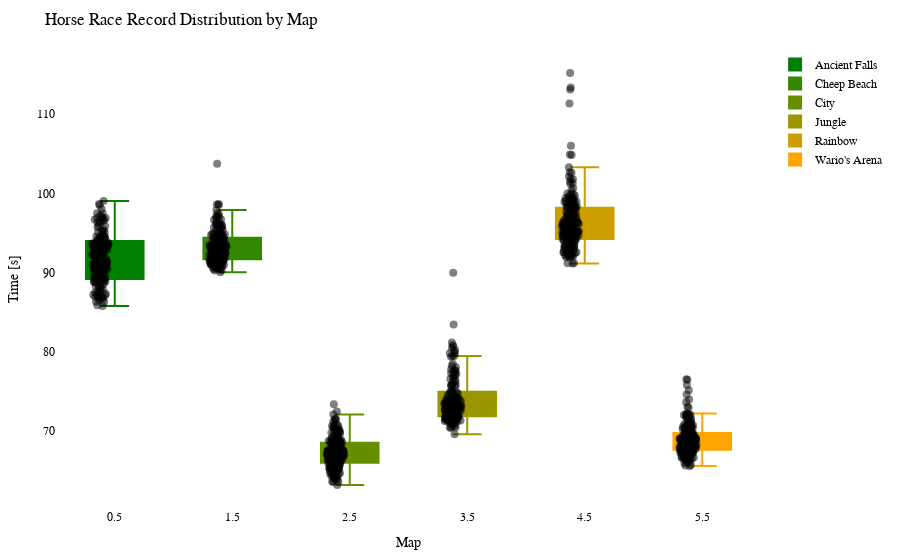

Notebook source saved alongside this figure:
### Code cell
import plotly.graph_objects as go
import plotly.io as pio

df = getRecordsDataframe(minigame="Pferderennen")

# Calculate the offset for centering the data points
num_columns = len(df.columns)
offset = 0.5

# Create a Swarm plot using Plotly
fig = go.Figure()

cmap = LinearSegmentedColormap.from_list("green_orange", ["green", "orange"])
colors = [to_hex(cmap(i / (num_columns - 1))) for i in range(num_columns)]

for i, (column, color) in enumerate(zip(df.columns, colors)):
    x_values = [i + offset] * len(df[column])  # Adjust x-values with offset for horizontal centering
    fig.add_trace(go.Box(x=x_values,
                         y=df[column],
                         name=column,
                         boxpoints='all',
                         pointpos=-0.5,  # Adjust point position to prevent overlapping
                         marker=dict(color='rgba(0,0,0,0.5)', size=8),  # Adjust marker color and size
                         line=dict(color=color),
                         fillcolor=color,
                         hovertext=df_to_html.index,
                         hoverinfo='name+text+y',
                         showlegend=True))

fig.update_layout(title="Horse Race Record Distribution by Map",
                  xaxis=dict(title="Map"),
                  yaxis=dict(title="Time [s]"),
                  showlegend=True,
                  font=dict(family="Arial", size=12, color="black"),  # Customize font
                  plot_bgcolor="white",  # Set background color
                  margin=dict(l=50, r=50, t=50, b=50),  # Adjust margins for better layout
                  )

pio.show(fig)

pio.write_html(fig, "out/pferd_swarm_plot.html")

### Figure 1 — Plotly figure (JSON) as saved in the notebook; plotly's stock layout.template omitted (floating-point values rounded to 4 significant figures; data arrays with more than 128 entries replaced by an {"elided": "..."} marker saying what was removed)
{"data": [{"boxpoints": "all", "fillcolor": "#008000", "hoverinfo": "name+text+y", "hovertext": {"elided": "211 str values"}, "line": {"color": "#008000"}, "marker": {"color": "rgba(0,0,0,0.5)", "size": 8}, "name": "Ancient Falls", "pointpos": -0.5, "showlegend": true, "type": "box", "x": {"elided": "211 float values"}, "y": {"elided": "211 float values"}}, {"boxpoints": "all", "fillcolor": "#338700", "hoverinfo": "name+text+y", "hovertext": {"elided": "211 str values"}, "line": {"color": "#338700"}, "marker": {"color": "rgba(0,0,0,0.5)", "size": 8}, "name": "Cheep Beach", "pointpos": -0.5, "showlegend": true, "type": "box", "x": {"elided": "211 float values"}, "y": {"elided": "211 float values"}}, {"boxpoints": "all", "fillcolor": "#668f00", "hoverinfo": "name+text+y", "hovertext": {"elided": "211 str values"}, "line": {"color": "#668f00"}, "marker": {"color": "rgba(0,0,0,0.5)", "size": 8}, "name": "City", "pointpos": -0.5, "showlegend": true, "type": "box", "x": {"elided": "211 float values"}, "y": {"elided": "211 float values"}}, {"boxpoints": "all", "fillcolor": "#999600", "hoverinfo": "name+text+y", "hovertext": {"elided": "211 str values"}, "line": {"color": "#999600"}, "marker": {"color": "rgba(0,0,0,0.5)", "size": 8}, "name": "Jungle", "pointpos": -0.5, "showlegend": true, "type": "box", "x": {"elided": "211 float values"}, "y": {"elided": "211 float values"}}, {"boxpoints": "all", "fillcolor": "#cc9e00", "hoverinfo": "name+text+y", "hovertext": {"elided": "211 str values"}, "line": {"color": "#cc9e00"}, "marker": {"color": "rgba(0,0,0,0.5)", "size": 8}, "name": "Rainbow", "pointpos": -0.5, "showlegend": true, "type": "box", "x": {"elided": "211 float values"}, "y": {"elided": "211 float values"}}, {"boxpoints": "all", "fillcolor": "#ffa500", "hoverinfo": "name+text+y", "hovertext": {"elided": "211 str values"}, "line": {"color": "#ffa500"}, "marker": {"color": "rgba(0,0,0,0.5)", "size": 8}, "name": "Wario's Arena", "pointpos": -0.5, "showlegend": true, "type": "box", "x": {"elided": "211 float values"}, "y": {"elided": "211 float values"}}], "layout": {"font": {"color": "black", "family": "Arial", "size": 12}, "margin": {"b": 50, "l": 50, "r": 50, "t": 50}, "plot_bgcolor": "white", "showlegend": true, "title": {"text": "Horse Race Record Distribution by Map"}, "xaxis": {"title": {"text": "Map"}}, "yaxis": {"title": {"text": "Time [s]"}}}}
